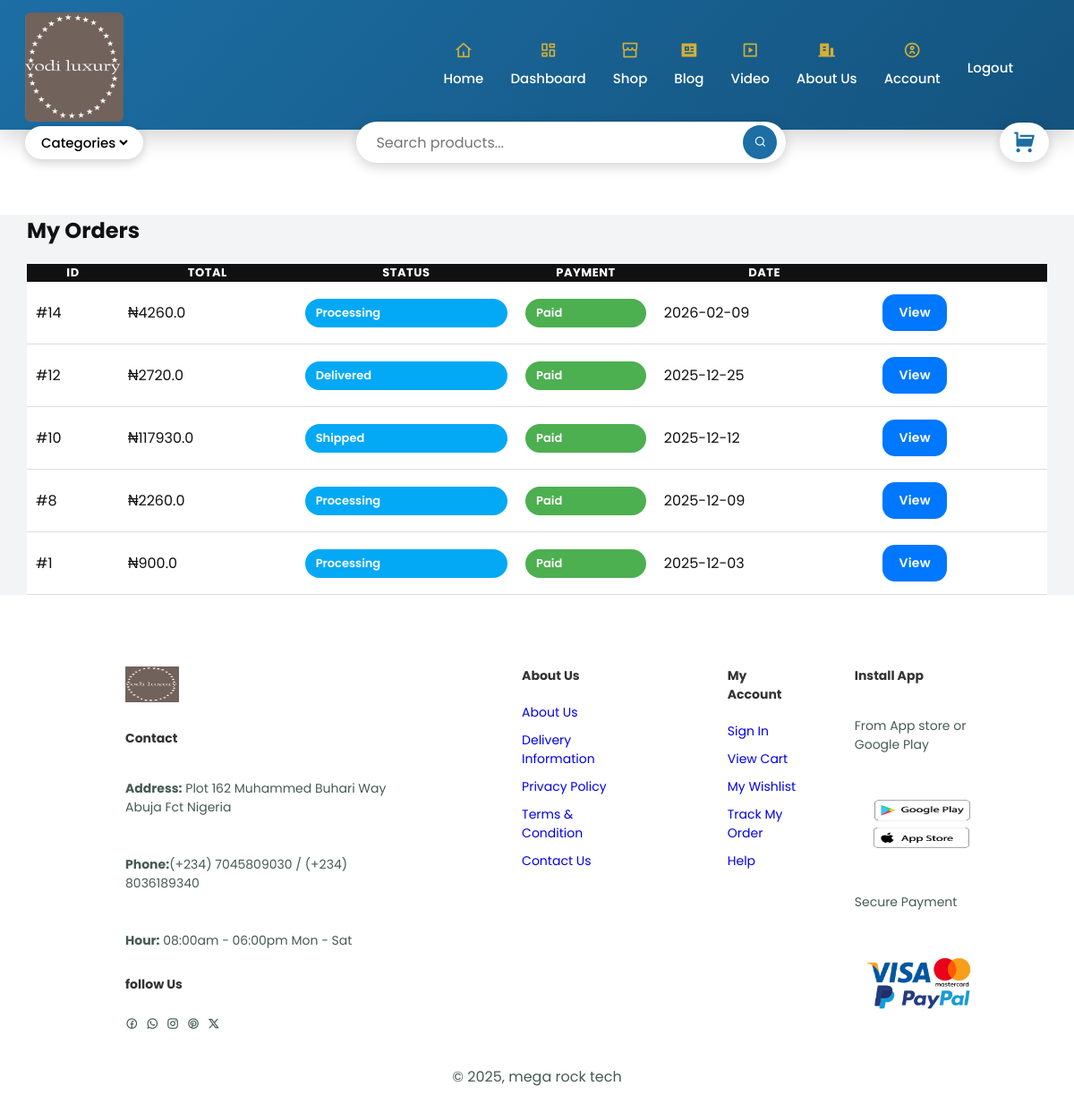
The app's page /my-orders (signed in) with its own data.
### model.py (models this page shows)
class Order(db.Model):
    id = db.Column(db.Integer, primary_key=True)
    user_id = db.Column(db.Integer, db.ForeignKey('user.id'))
    total_amount = db.Column(db.Float)
    payment_provider = db.Column(db.String(50))
    payment_reference = db.Column(db.String(255))
    payment_status = db.Column(db.String(50), default='pending')  # pending, paid, failed
    order_status = db.Column(db.String(50), default='processing')  # processing, shipped, delivered, cancelled
    date_created = db.Column(db.DateTime, default=datetime.now)
    items = db.relationship('OrderItem', backref='order', lazy=True)

### main.py (the view)
@app.route('/my-orders')
@login_required
def my_orders():
    orders = Order.query.filter_by(user_id=current_user.id).order_by(Order.id.desc()).all()
    return render_template('my_orders.html', orders=orders)

### main.py (called while the page is built)
@login_manager.user_loader
def load_user(user_id):
    return db.get_or_404(User, user_id)

@app.context_processor
def utility_processor():
    def whatsapp_link(video):
        full_url = request.url_root[:-1] + url_for('view_video', video_id=video.id)
        text = f"Hello, I like this outfit, can you make it for me?: {video.title} ({full_url})"
        return f"{video.contact_url}?text={text}"
    return dict(whatsapp_link=whatsapp_link)

### templates/my_orders.html
{% block content %}
{% include "header.html" %}
<section id="order-body">
    <div class="container">
        <h2 style="font-weight:700; margin-bottom:20px;">My Orders</h2>
        <div class="card">
            <table class="table">
                <thead>
                    <tr>
                        <th>ID</th>
                        <th>Total</th>
                        <th>Status</th>
                        <th>Payment</th>
                        <th>Date</th>
                        <th></th>
                    </tr>
                </thead>
                <tbody>
                {% for order in orders %}
                    <tr>
                        <td>#{{ order.id }}</td>
                        <td>₦{{ order.total_amount }}</td>
                        <td>
                            <span class="badge bg-info">
                                {{ order.order_status|capitalize }}
                            </span>
                        </td>
                        <td>
                            {% if order.payment_status == "paid" %}
                                <span class="badge bg-success">Paid</span>
                            {% else %}
                                <span class="badge bg-danger">Pending</span>
                            {% endif %}
                        </td>
                        <td>{{ order.date_created.strftime("%Y-%m-%d") }}</td>
                        <td>
                            <a href="{{ url_for('show_order', order_id=order.id) }}"
                               class="btn btn-primary">
                                View
                            </a>
                        </td>
                    </tr>
                {% endfor %}
                </tbody>
            </table>
        </div>
    </div>
</section>
{% include "footer.html"%}{% endblock %}

### templates/header.html (shortened to what this page needs)
<!DOCTYPE html>
<html lang="en">
<head>
   {% block style %}
    <link
      href="{{ url_for('static', filename='css/style.css') }}"
      rel="stylesheet"
    />
   <link
    href="https://cdn.jsdelivr.net/npm/remixicon@4.7.0/fonts/remixicon.css" rel="stylesheet"/>
    {% endblock %}
<body>
    <section class="header">
        <div class="navbar">
            <img id="logo" src="{{ url_for('static', filename='assets/images/vodi2.jpg') }}">
   <ul id="menu">
        <li class="mobile-main"><i class="ri-home-4-line"></i><a href="{{ url_for('home') }}">Home</a></li>
        {% if current_user.id == 1 %}
        <li class="mobile-main"><i class="ri-dashboard-line"></i><a href="{{ url_for('dashboard') }}">Dashboard</a></li>
        {% endif %}
        <li class="mobile-main"><i class="ri-store-line"></i><a href="{{ url_for('post_product') }}">Shop</a></li>
        <li class="mobile-main"><i class="ri-news-fill"></i><a href="{{ url_for('blog_page') }}">Blog</a></li>
        <li class="mobile-main"><i class="ri-video-line"></i><a href="{{ url_for('show_video') }}">Video</a></li>
        <li class="mobile-hidden"><i class="ri-building-fill"></i><a href="{{ url_for('about_us') }}">About Us</a></li>
        <li class="mobile-hidden"><i class="ri-account-circle-2-line"></i><a href="{{ url_for('profile', user_id=current_user.id)}}">Account</a></li>
        <li class="mobile-hidden"><a href="{{ url_for('logout') }}">Logout</a></li>
        <li><a href="#"></a></li>
    </ul>
        </div>
        <div class="navbar-p">
            <div class="dropdown">
                <select name="">
                   <option value="1">Categories</option>
                </select>
            </div>
               <div class="search">
                    <form role="search" action="/search" method="POST">
                        <input type="search" name="query" placeholder="Search products...">
                        <button type="submit">
                            <i class="ri-search-line"></i>
                        </button>
                    </form>
                </div>
                <div id="cart-icon">
                    <i class="ri-shopping-cart-fill"></i>
                </div>
        </div>
    </section>
</body>
</html>

### templates/footer.html (shortened to what this page needs)
<footer class="section-p1">
        <div class="footer">
            <div class="col">
               <img class="logo-f" src="{{ url_for('static', filename='assets/images/vodi2.jpg') }}" width="60px">
                <h4>Contact</h4>
                <p><strong>Address:</strong> Plot 162 Muhammed Buhari Way Abuja Fct Nigeria</p>
                <p><strong>Phone:</strong>(+234) 7045809030 / (+234) 8036189340</p>
                <p><strong>Hour:</strong> 08:00am - 06:00pm Mon - Sat</p>
                <div class="follow">
                    <h4>follow Us</h4>
                    <div class="icon">
                        <a href="#"><i class="ri-facebook-circle-line"></i></a>
                        <a href="#"><i class="ri-whatsapp-line"></i></a>
                        <a href="#"><i class="ri-instagram-line"></i></a>
                        <a href="#"><i class="ri-pinterest-line"></i></a>
                        <a href="#"><i class="ri-twitter-x-line"></i></a>
                    </div>
                </div>
            </div>
            <div class="col">
                <h4>About Us</h4>
                <a href="{{url_for('about_us')}}">About Us</a>
                <a href="#">Delivery Information</a>
                <a href="#">Privacy Policy</a>
                <a href="#">Terms & Condition</a>
                <a href="#">Contact Us</a>
            </div>
            <div class="col">
                <h4>My Account</h4>
                <a href="{{url_for('login')}}">Sign In</a>
                <a href="{{url_for('cart')}}">View Cart</a>
                <a href="#">My Wishlist</a>
                <a href="{{url_for('my_orders')}}">Track My Order</a>
                <a href="#">Help</a>
            </div>
            <div class="install">
                <h4>Install App</h4>
                <p>From App store or Google Play</p>
                <div class="row">
                    <img src="{{ url_for('static', filename='assets/images/app-store2.jpg') }}" width="150px" height="80px">
                    <p>Secure Payment</p>
                    <img src="{{ url_for('static', filename='assets/images/visa.jpg') }}" width="150px">
                </div>
            </div>
        </div>
        <div class="copyright">
            <p>&copy; 2025, mega rock tech</p>
        </div>
    </footer>
</body>
</html>

### static/css/style.css (style rules this page uses)
* { margin: 0; padding: 0; box-sizing: border-box; font-family: 'poppins', sans-serif; }
body { width: 100%; color: #333; }
p { font-size: 16px; color: #465b52; padding: 15px 0 20px 0; }
.section-p1 { padding: 40px 80px; }
.btn-primary { font-size: 14px; font-weight: 600; padding: 15px 30px; color: #fff; background-color: #1C6EA4; border-radius: 4px; cursor: pointer; border: none; outline: none; transition: 0.2s; }
:root { --primary: #1C6EA4; --primary-dark: #14537e; --accent: #d4af37; --white: #ffffff; --soft-shadow: rgba(0, 0, 0, 0.18); }
.header { position: fixed; top: 0; left: 0; width: 100%; height: 145px; background: linear-gradient(135deg, var(--primary), var(--primary-dark)); display: flex; flex-direction: column; justify-content: space-between; padding: 14px 28px; box-shadow: 0 8px 25px var(--soft-shadow); z-index: 999; }
.navbar { display: flex; align-items: center; justify-content: space-between; }
.navbar #logo { width: 110px; border-radius: 6px; }
.navbar #menu { display: flex; align-items: center; list-style: none; gap: 10px; }
.navbar ul li { display: flex; flex-direction: column; align-items: center; justify-content: center; gap: 4px; }
.navbar ul li i { font-size: 20px; color: var(--accent, #d4af37); line-height: 1; }
.navbar ul li a { text-decoration: none; font-size: 15px; font-weight: 500; text-align: center; padding: 6px 10px; color: var(--white); border-radius: 6px; transition: all 0.3s ease; }
.navbar-p { display: flex; align-items: center; justify-content: space-between; gap: 18px; }
.dropdown { background: var(--white); border-radius: 30px; padding: 6px 14px; box-shadow: 0 4px 12px var(--soft-shadow); }
select { border: none; outline: none; background: transparent; font-size: 15px; font-weight: 500; cursor: pointer; }
.search { width: 480px; height: 46px; background: var(--white); border-radius: 50px; display: flex; align-items: center; padding: 0 10px; box-shadow: 0 4px 14px var(--soft-shadow); }
.search form { display: flex; align-items: center; width: 100%; }
.search input { flex: 1; border: none; outline: none; font-size: 16px; padding-left: 12px; }
.search button { background: var(--primary); border: none; width: 38px; height: 38px; border-radius: 50%; color: var(--white); cursor: pointer; transition: background 0.3s ease; }
#cart-icon { position: relative; background: var(--white); padding: 8px 14px; border-radius: 30px; display: flex; align-items: center; cursor: pointer; box-shadow: 0 4px 14px var(--soft-shadow); }
.ri-shopping-cart-fill { font-size: 26px; color: var(--primary); }
.header, #logo { transition: all 0.35s ease; }
.mobile-main, .mobile-hidden { display: flex; }
.footer { display: flex; flex_wrap: wrap; justify-content: space-between; }
.footer .col { display: flex; flex-direction: column; align-items: flex-start; padding: 0 60px; margin-bottom: 20px; }
.footer .logo-f { margin-bottom: 30px; height: 40px; }
.footer h4 { font-size: 14px; padding-bottom: 20px; }
.footer p { font-size: 14px; margin: 0 0 8px 0; }
.footer a { font-size: 14px; text-decoration: none; margin-bottom: 10px; }
.footer .follow i { color: #465b52; padding-right: 4px; pointer: cursor; }
.footer .install img { margin: 10px 0 15px 0; }
.copyright { width: 100%; text-align: center; }
.btn-primary { display: inline-block; padding: 12px 22px; background: #4f46e5; color: #fff; border-radius: 10px; text-decoration: none; font-weight: 600; transition: background 0.3s ease; }
#order-body { background: #f3f4f6; color: #111; margin-top: 240px; padding: 0; }
.container { width: 95%; max-width: 1200px; margin: 40px auto; }
.table { width: 100%; border-collapse: collapse; margin-top: 20px; }
.table thead { background: #111; color: #fff; }
.table th { font-size: 13px; text-transform: uppercase; letter-spacing: 0.5px; }
.table td { padding: 14px 10px; text-align: left; }
.table tbody tr { background: #fff; border-bottom: 1px solid #ddd; transition: 0.2s; }
.badge { display: block; padding: 6px 12px; font-size: 13px; border-radius: 50px; font-weight: 600; }
.bg-info { background: #03a9f4; color: #fff; }
.bg-success { background: #4caf50; color: #fff; }
.btn { display: inline-block; padding: 10px 18px; border-radius: 14px; cursor: pointer; font-weight: 600; letter-spacing: 0.3px; text-decoration: none; border: none; transition: 0.2s ease; }
.btn-primary { background: #0077ff; color: #fff; }

### records on screen
Order: id "14", total_amount "4260.0", order_status "Processing", payment_status "Paid", date_created "2026-02-09"
Order: id "12", total_amount "2720.0", order_status "Delivered", payment_status "Paid", date_created "2025-12-25"
Order: id "10", total_amount "117930.0", order_status "Shipped", payment_status "Paid", date_created "2025-12-12"
Order: id "8", total_amount "2260.0", order_status "Processing", payment_status "Paid", date_created "2025-12-09"
Order: id "1", total_amount "900.0", order_status "Processing", payment_status "Paid", date_created "2025-12-03"
